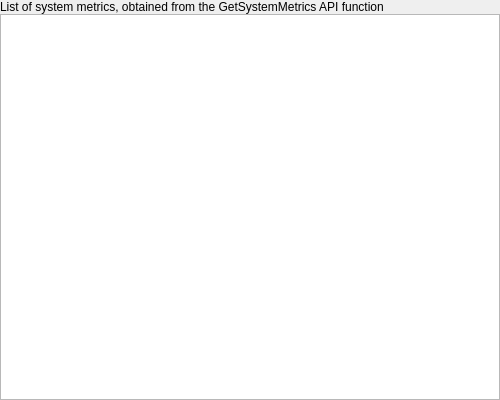
<?xml version="1.0" encoding="UTF-8"?>
<ui version="4.0">
 <class>SystemMetricsPane</class>
 <widget class="QWidget" name="SystemMetricsPane">
  <property name="geometry">
   <rect>
    <x>0</x>
    <y>0</y>
    <width>500</width>
    <height>400</height>
   </rect>
  </property>
  <layout class="QVBoxLayout" name="verticalLayout">
   <property name="spacing">
    <number>0</number>
   </property>
   <property name="leftMargin">
    <number>0</number>
   </property>
   <property name="topMargin">
    <number>0</number>
   </property>
   <property name="rightMargin">
    <number>0</number>
   </property>
   <property name="bottomMargin">
    <number>0</number>
   </property>
   <item>
    <widget class="QLabel" name="label">
     <property name="text">
      <string>List of system metrics, obtained from the GetSystemMetrics API function</string>
     </property>
     <property name="margin">
      <number>6</number>
     </property>
    </widget>
   </item>
   <item>
    <widget class="QTableView" name="table">
     <property name="editTriggers">
      <set>QAbstractItemView::NoEditTriggers</set>
     </property>
     <property name="selectionBehavior">
      <enum>QAbstractItemView::SelectRows</enum>
     </property>
     <property name="verticalScrollMode">
      <enum>QAbstractItemView::ScrollPerPixel</enum>
     </property>
     <property name="horizontalScrollMode">
      <enum>QAbstractItemView::ScrollPerPixel</enum>
     </property>
     <property name="wordWrap">
      <bool>false</bool>
     </property>
     <property name="cornerButtonEnabled">
      <bool>false</bool>
     </property>
     <attribute name="horizontalHeaderHighlightSections">
      <bool>false</bool>
     </attribute>
     <attribute name="horizontalHeaderShowSortIndicator" stdset="0">
      <bool>false</bool>
     </attribute>
     <attribute name="horizontalHeaderStretchLastSection">
      <bool>true</bool>
     </attribute>
     <attribute name="verticalHeaderCascadingSectionResizes">
      <bool>true</bool>
     </attribute>
     <attribute name="verticalHeaderDefaultSectionSize">
      <number>0</number>
     </attribute>
     <attribute name="verticalHeaderHighlightSections">
      <bool>false</bool>
     </attribute>
     <attribute name="verticalHeaderShowSortIndicator" stdset="0">
      <bool>false</bool>
     </attribute>
    </widget>
   </item>
  </layout>
 </widget>
 <resources/>
 <connections/>
</ui>
